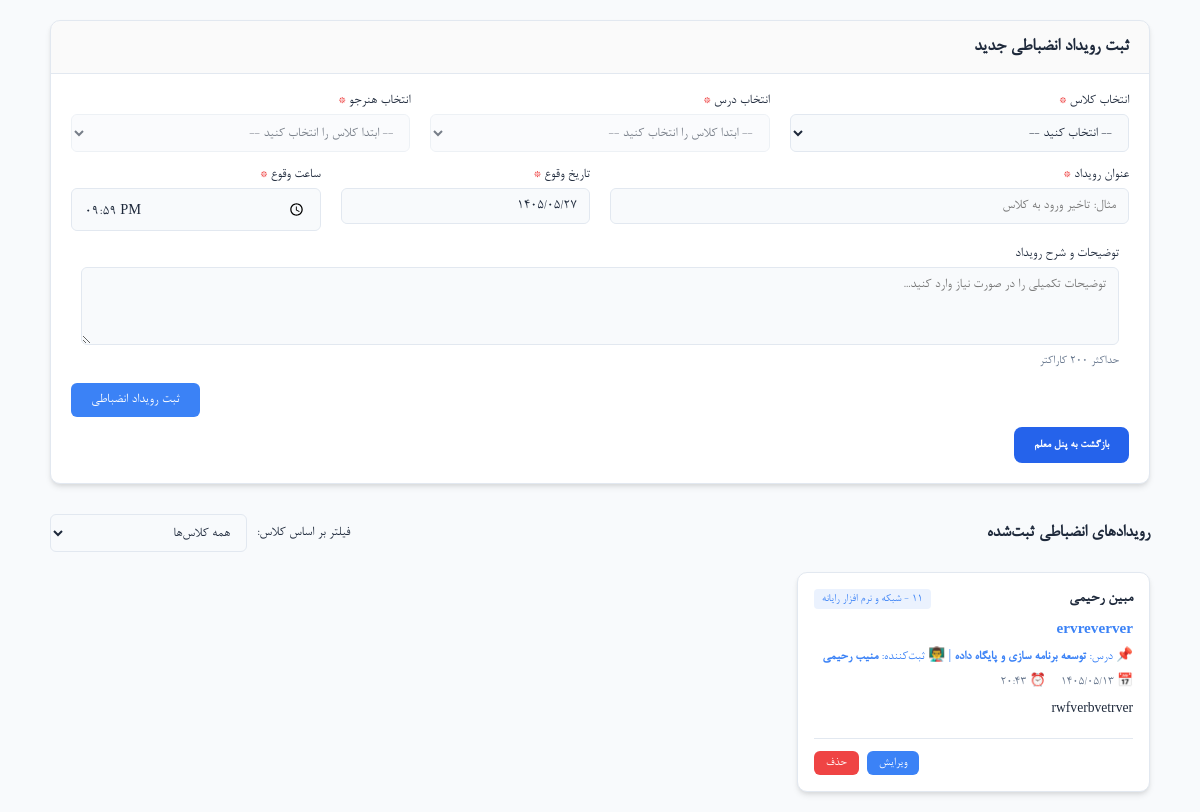
Screenshot of /teacher/add_disciplinary.php (signed in) with the database file from the repository.
### tables this page shows
CREATE TABLE `teacher_disciplinary` (
  `id` int(11) NOT NULL,
  `student_id` int(11) NOT NULL,
  `title` varchar(255) NOT NULL,
  `incident_date` varchar(10) NOT NULL,
  `incident_time` varchar(8) NOT NULL,
  `description` varchar(200) DEFAULT NULL,
  `course_id` int(11) NOT NULL,
  `teacher_id` int(11) NOT NULL,
  `created_at` datetime DEFAULT current_timestamp(),
  `is_read` tinyint(4) DEFAULT 0
);

CREATE TABLE `students` (
  `Stu_ID` int(11) NOT NULL,
  `Stu_fullName` varchar(50) NOT NULL,
  `Stu_nationalCode` varchar(10) NOT NULL,
  `Stu_phone` varchar(11) NOT NULL,
  `Stu_fatherName` varchar(30) NOT NULL,
  `Stu_fatherPhone` varchar(11) NOT NULL,
  `Stu_classID` int(2) NOT NULL
);

CREATE TABLE `classes` (
  `C_ID` int(11) NOT NULL,
  `C_grade` int(2) NOT NULL,
  `C_major` varchar(50) NOT NULL
);

CREATE TABLE `courses` (
  `Co_ID` int(11) NOT NULL,
  `Co_name` varchar(50) NOT NULL,
  `Co_num` int(2) NOT NULL,
  `Co_type` int(1) NOT NULL,
  `Co_teacherID` int(3) NOT NULL,
  `Co_classID` int(3) NOT NULL
);

CREATE TABLE `teachers` (
  `T_ID` int(11) NOT NULL,
  `T_fullName` varchar(50) NOT NULL,
  `T_nationalCode` varchar(10) NOT NULL,
  `T_password` varchar(100) NOT NULL,
  `T_phone` varchar(11) NOT NULL
);

### teacher/jdf.php (called while the page is built, shortened)
<?php
function jdate($format, $timestamp = '', $none = '', $time_zone = 'Asia/Tehran', $tr_num = 'en')
{
	$T_sec = 0;
	$ts = $T_sec + (($timestamp == '' or $timestamp == 'now') ? time() : tr_num($timestamp));
	$date = explode('_', date('H_i_j_n_O_P_s_w_Y', $ts));
	list($j_y, $j_m, $j_d) = gregorian_to_jalali($date[8], $date[3], $date[2]);
	$sl = strlen($format);
	$out = '';
	for ($i = 0; $i < $sl; $i++) {
		$sub = substr($format, $i, 1);
		switch ($sub) {
			case 'd':
				$out .= ($j_d < 10) ? '0' . $j_d : $j_d;
				break;
			case 'm':
				$out .= ($j_m > 9) ? $j_m : '0' . $j_m;
				break;
			case 'Y':
				$out .= $j_y;
				break;
			default:
				$out .= $sub;
		}
	}
	return ($tr_num != 'en') ? tr_num($out, 'fa', '.') : $out;
}
function tr_num($str, $mod = 'en', $mf = '٫')
{
	$num_a = array('0', '1', '2', '3', '4', '5', '6', '7', '8', '9', '.');
	$key_a = array('۰', '۱', '۲', '۳', '۴', '۵', '۶', '۷', '۸', '۹', $mf);
	return ($mod == 'fa') ? str_replace($num_a, $key_a, $str) : str_replace($key_a, $num_a, $str);
}
function gregorian_to_jalali($g_y, $g_m, $g_d, $mod = '')
{
	$g_y = tr_num($g_y);
	$g_m = tr_num($g_m);
	$g_d = tr_num($g_d);
	$d_4 = $g_y % 4;
	$g_a = array(0, 0, 31, 59, 90, 120, 151, 181, 212, 243, 273, 304, 334);
	$doy_g = $g_a[(int) $g_m] + $g_d;
	$d_33 = (int) ((($g_y - 16) % 132) * .0305);
	$a = ($d_33 == 3 or $d_33 < ($d_4 - 1) or $d_4 == 0) ? 286 : 287;
	$b = (($d_33 == 1 or $d_33 == 2) and ($d_33 == $d_4 or $d_4 == 1)) ? 78 : (($d_33 == 3 and $d_4 == 0) ? 80 : 79);
	if ($doy_g > $b) {
		$jy = $g_y - 621;
		$doy_j = $doy_g - $b;
	} else {
		$jy = $g_y - 622;
		$doy_j = $doy_g + $a;
	}
	if ($doy_j < 187) {
		$jm = (int) (($doy_j - 1) / 31);
		$jd = $doy_j - (31 * $jm++);
	} else {
		$jm = (int) (($doy_j - 187) / 30);
		$jd = $doy_j - 186 - ($jm * 30);
		$jm += 7;
	}
	return ($mod == '') ? array($jy, $jm, $jd) : $jy . $mod . $jm . $mod . $jd;
}

### teacher/add_disciplinary.php (the view, shortened to what this page needs)
<?php
require_once '../connect.php';
include_once 'jdf.php';
$teacher_id = $_SESSION['ID'];
$today_jalali = jdate('Y/m/d');
$stmt_records = $connect->prepare("
    SELECT
        td.id, td.title, td.incident_date, td.incident_time, td.description, td.created_at,
        s.Stu_fullName, s.Stu_classID,
        c.C_grade, c.C_major,
        co.Co_name AS course_name,
        t.T_fullName AS teacher_name
    FROM Teacher_disciplinary td
    INNER JOIN students s ON td.student_id = s.Stu_ID
    INNER JOIN classes c ON s.Stu_classID = c.C_ID
    INNER JOIN courses co ON td.course_id = co.Co_ID
    INNER JOIN teachers t ON td.teacher_id = t.T_ID
    WHERE td.teacher_id = :teacher_id
    ORDER BY td.id DESC
");
$stmt_records->execute([':teacher_id' => $teacher_id]);
$records = $stmt_records->fetchAll(PDO::FETCH_ASSOC);
?>
<!DOCTYPE html>
<html lang="fa" dir="rtl">
<head>
    <link rel="stylesheet" href="../styles/font.css">
    <link rel="stylesheet" href="../styles/teacher_disciplinary.css">
    <link rel="stylesheet" href="../js/sweetalert2.min.css">
    <link rel="stylesheet" href="../js/jalali-datepicker.min.css">
</head>
<body>
    <div class="main-container">
        <div class="card-box">
            <div class="card-header">
                <h2>ثبت رویداد انضباطی جدید</h2>
            </div>
            <div class="card-body">
                <form id="addDisciplinaryForm">
                    <div class="form-row">
                        <div class="form-group col-md-4">
                            <label for="class_select">انتخاب کلاس <span class="required">*</span></label>
                            <select id="class_select" name="class_id" class="form-control" required>
                                <option value="">-- انتخاب کنید --</option>
                            </select>
                        </div>
                        <div class="form-group col-md-4">
                            <label for="course_select">انتخاب درس <span class="required">*</span></label>
                            <select id="course_select" name="course_id" class="form-control" required disabled>
                                <option value="">-- ابتدا کلاس را انتخاب کنید --</option>
                            </select>
                        </div>
                        <div class="form-group col-md-4">
                            <label for="student_select">انتخاب هنرجو <span class="required">*</span></label>
                            <select id="student_select" name="student_id" class="form-control" required disabled>
                                <option value="">-- ابتدا کلاس را انتخاب کنید --</option>
                            </select>
                        </div>
                    </div>
                    <div class="form-row">
                        <div class="form-group col-md-6">
                            <label for="title">عنوان رویداد <span class="required">*</span></label>
                            <input type="text" id="title" name="title" class="form-control"
                                placeholder="مثال: تاخیر ورود به کلاس" required>
                        </div>
                        <div class="form-group col-md-3">
                            <label for="incident_date">تاریخ وقوع <span class="required">*</span></label>
                            <input type="text" id="incident_date" name="incident_date" class="form-control" data-jdp
                                placeholder="YYYY/MM/DD" value="<?= $today_jalali; ?>" autocomplete="off" required>
                        </div>
                        <div class="form-group col-md-3">
                            <label for="incident_time">ساعت وقوع <span class="required">*</span></label>
                            <input type="time" id="incident_time" name="incident_time" class="form-control"
                                value="<?= date('H:i'); ?>" required>
                        </div>
                    </div>
                    <div class="form-group">
                        <label for="description">توضیحات و شرح رویداد</label>
                        <textarea id="description" name="description" class="form-control" rows="4" maxlength="200"
                            placeholder="توضیحات تکمیلی را در صورت نیاز وارد کنید..."></textarea>
                        <small class="form-text text-muted">حداکثر ۲۰۰ کاراکتر</small>
                    </div>
                    <div class="form-actions">
                        <button type="submit" id="btnSubmit" class="btn btn-primary">
                            <i class="icon-save"></i> ثبت رویداد انضباطی
                        </button>
                    </div>
                    <a href="../teacher_panel.php" id="smsParentBtn" class="btn-view-link">
                        بازگشت به پنل معلم
                    </a>
                </form>
            </div>
        </div>
        <div class="records-section">
            <div class="section-header">
                <h3>رویدادهای انضباطی ثبت‌شده</h3>
                <div class="filter-box">
                    <label for="filter_class">فیلتر بر اساس کلاس:</label>
                    <select id="filter_class" class="form-control-sm">
                        <option value="all">همه کلاس‌ها</option>
                    </select>
                </div>
            </div>
            <div class="cards-grid" id="recordsContainer">
                <?php if (empty($records)): ?>
                    <div class="no-data">هیچ رویداد انضباطی ثبت نشده است.</div>
                <?php else: ?>
                    <?php foreach ($records as $rec): ?>
                        <div class="note-box" data-class-id="<?= $rec['Stu_classID']; ?>">
                            <div class="note-header">
                                <span class="student-name"><?= htmlspecialchars($rec['Stu_fullName']); ?></span>
                                <span
                                    class="badge-class"><?= htmlspecialchars($rec['C_grade'] . ' - ' . $rec['C_major']); ?></span>
                            </div>
                            <div class="note-title"><?= htmlspecialchars($rec['title']); ?></div>
                            <div class="note-info-tags" style="margin-bottom: 8px; font-size: 0.85rem; color: var(--primary);">
                                <span>📌 درس: <strong><?= htmlspecialchars($rec['course_name']); ?></strong></span> |
                                <span>👨‍🏫 ثبت‌کننده: <strong><?= htmlspecialchars($rec['teacher_name']); ?></strong></span>
                            </div>
                            <div class="note-meta">
                                <span>📅 <?= htmlspecialchars($rec['incident_date']); ?></span>
                                <span>⏰ <?= htmlspecialchars($rec['incident_time']); ?></span>
                            </div>
                            <div class="note-body">
                                <?= nl2br(htmlspecialchars($rec['description'])); ?>
                            </div>
                            <div class="note-actions">
                                <button type="button" class="btn-sm btn-edit btn-trigger-edit" data-id="<?= $rec['id']; ?>"
                                    data-title="<?= htmlspecialchars($rec['title']); ?>"
                                    data-date="<?= htmlspecialchars($rec['incident_date']); ?>"
                                    data-time="<?= htmlspecialchars($rec['incident_time']); ?>"
                                    data-desc="<?= htmlspecialchars($rec['description']); ?>">
                                    ویرایش
                                </button>
                                <button type="button" class="btn-sm btn-delete btn-trigger-delete" data-id="<?= $rec['id']; ?>">
                                    حذف
                                </button>
                            </div>
                        </div>
                    <?php endforeach; ?>
                <?php endif; ?>
            </div>
        </div>
    </div>
</body>
</html>

### styles/teacher_disciplinary.css (style rules this page uses)
:root { --bg-main: #f8fafc; --bg-card: #ffffff; --text-main: #1e293b; --text-muted: #64748b; --border-color: #e2e8f0; --primary: #3b82f6; --primary-hover: #2563eb; --danger: #ef4444; --danger-hover: #dc2626; --secondary: #94a3b8; --secondary-hover: #64748b; --shadow: 0 4px 6px -1px rgba(0, 0, 0, 0.1), 0 2px 4px -1px rgba(0, 0, 0, 0.06); --radius: 10px; }
* { box-sizing: border-box; margin: 0; padding: 0; }
body { background-color: var(--bg-main) !important; color: var(--text-main); font-family: 'Vazir', 'Tahoma', sans-serif; transition: background-color 0.3s ease, color 0.3s ease; padding: 20px; }
.main-container { max-width: 1100px; margin: 0 auto; }
.card-box { background-color: var(--bg-card); border: 1px solid var(--border-color); border-radius: var(--radius); box-shadow: var(--shadow); margin-bottom: 30px; overflow: hidden; }
.card-header { padding: 16px 20px; border-bottom: 1px solid var(--border-color); background-color: rgba(0, 0, 0, 0.02); }
.card-header h2 { font-size: 1.2rem; font-weight: 700; }
.card-body { padding: 20px; }
.form-row { display: flex; flex-wrap: wrap; margin: 0 -10px; }
.form-group { padding: 0 10px; margin-bottom: 16px; width: 100%; }
.col-md-3 { width: 25%; }
.col-md-4 { width: 33.333%; }
.col-md-6 { width: 50%; }
label { display: block; margin-bottom: 6px; font-size: 0.9rem; color: var(--text-main); }
.required { color: var(--danger); }
.form-control, .form-control-sm { width: 100%; padding: 10px 12px; font-size: 0.9rem; background-color: var(--bg-main); color: var(--text-main); border: 1px solid var(--border-color); border-radius: 6px; outline: none; transition: border-color 0.2s ease; }
.form-control:disabled { opacity: 0.6; cursor: not-allowed; }
textarea.form-control { resize: vertical; }
.form-text { font-size: 0.8rem; color: var(--text-muted); margin-top: 4px; display: block; }
.form-actions { display: flex; justify-content: flex-end; margin-top: 10px; }
.btn, .btn-sm { display: inline-flex; align-items: center; justify-content: center; border: none; border-radius: 6px; font-size: 0.9rem; font-weight: 500; cursor: pointer; transition: background-color 0.2s ease; padding: 10px 20px; }
.btn-primary { background-color: var(--primary); color: #fff; }
.btn-sm { padding: 6px 12px; font-size: 0.8rem; }
.btn-edit { background-color: var(--primary); color: #fff; }
.btn-delete { background-color: var(--danger); color: #fff; }
.records-section { margin-top: 20px; }
.section-header { display: flex; justify-content: space-between; align-items: center; margin-bottom: 20px; }
.filter-box { display: flex; align-items: center; gap: 10px; }
.filter-box label { margin-bottom: 0; white-space: nowrap; }
.cards-grid { display: grid; grid-template-columns: repeat(auto-fill, minmax(300px, 1fr)); gap: 20px; }
.note-box { background-color: var(--bg-card); border: 1px solid var(--border-color); border-radius: var(--radius); padding: 16px; box-shadow: var(--shadow); display: flex; flex-direction: column; justify-content: space-between; transition: transform 0.2s ease, box-shadow 0.2s ease; }
.note-header { display: flex; justify-content: space-between; align-items: center; margin-bottom: 10px; }
.student-name { font-weight: 700; font-size: 1rem; }
.badge-class { background-color: rgba(59, 130, 246, 0.1); color: var(--primary); font-size: 0.75rem; padding: 4px 8px; border-radius: 4px; }
.note-title { font-size: 0.95rem; font-weight: 600; margin-bottom: 8px; color: var(--primary); }
.note-meta { display: flex; gap: 15px; font-size: 0.8rem; color: var(--text-muted); margin-bottom: 12px; }
.note-body { font-size: 0.85rem; line-height: 1.6; color: var(--text-main); margin-bottom: 16px; word-break: break-word; }
.note-actions { display: flex; justify-content: flex-end; gap: 8px; border-top: 1px solid var(--border-color); padding-top: 12px; }

### teacher/add_disciplinary.php (style rules this page uses)
.btn-view-link { display: inline-flex; align-items: center; gap: 8px; background-color: #2563eb; color: #ffffff; text-decoration: none; padding: 12px 20px; border-radius: 8px; font-weight: bold; font-size: 12px; margin-top: 10px; max-width: 160px; }

### rows the page displays
teacher_disciplinary: student.Stu_fullName "مبین رحیمی", classes.C_grade+C_major "11 - شبکه و نرم افزار رایانه", title "ervreverver", course.Co_name "توسعه برنامه سازی و پایگاه داده", teacher.T_fullName "منیب رحیمی", incident_date "1405/05/13", incident_time "20:43", description "rwfverbvetrver"
